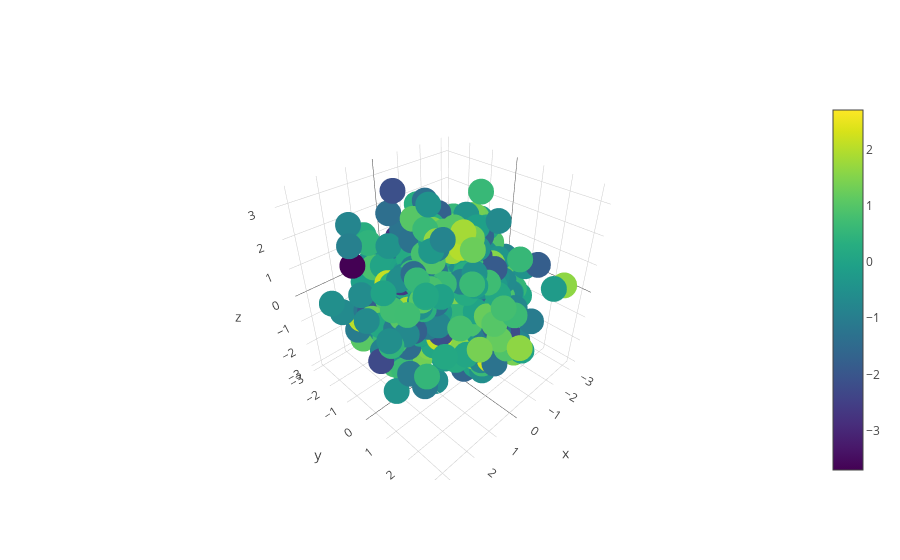

Write notebook code for a chart like this one.
### Code cell
iplot(data_1)

### Figure 1 — Plotly figure (JSON) as saved in the notebook; plotly's stock layout.template omitted (floating-point values rounded to 4 significant figures; data arrays with more than 128 entries replaced by an {"elided": "..."} marker saying what was removed)
{"data": [{"marker": {"color": {"elided": "1000 float values"}, "colorscale": "Viridis", "showscale": true, "size": "9"}, "mode": "markers", "type": "scatter3d", "x": {"elided": "1000 float values"}, "y": {"elided": "1000 float values"}, "z": {"elided": "1000 float values"}}], "layout": {}}
